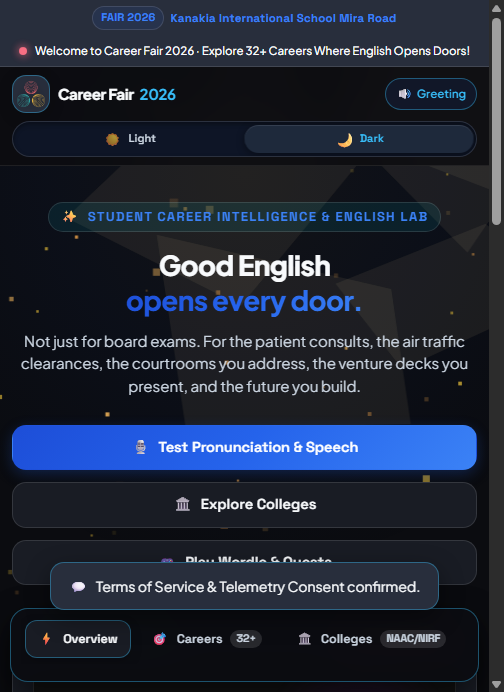
#> input picture artifacts/mobile_emulation/screenshots/01_hero_mobile.png, 504 x 692 px, found by its file name
$ python generate_mobile_emulator_gif.py
#> lines starting #> are read from the running program, lines starting #| are printed output that depends on the picture
import os
from PIL import Image

screenshots_dir = r"D:\TANMAY\careerfair\careerfair\artifacts\mobile_emulation\screenshots"
output_gif = r"D:\TANMAY\careerfair\careerfair\artifacts\mobile_emulation\mobile_emulator_recording.gif"

frame_files = [
    "01_hero_mobile.png",
    "02_careers_mobile.png",
    "03_speech_lab_mobile.png",
    "04_games_mobile.png",
    "05_leaderboard_mobile.png",
    "07_admin_voice_mobile.png"
]

images = []
for f in frame_files:
    p = os.path.join(screenshots_dir, f)
    if os.path.exists(p):
        im = Image.open(p).convert("RGB")
#> im is the input picture: PIL image 504x692 RGB; mean R, G, B 33.2, 40.8, 56.8
        # Resize slightly for optimized gif file size while preserving high visual quality
        im_resized = im.resize((360, int(360 * im.height / im.width)), Image.Resampling.LANCZOS)
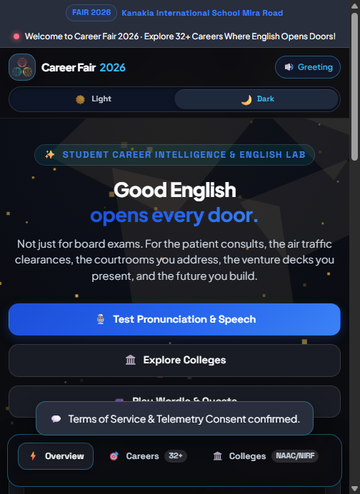
#> im_resized: PIL image 360x494 RGB; mean R, G, B 33.2, 40.8, 56.7
        images.append(im_resized)
        print(f"Loaded frame: {f} ({im.size} -> {im_resized.size})")
#| Loaded frame: 01_hero_mobile.png ((504, 692) -> (360, 494))
#> pass 2 of the loop `for f in frame_files:`:
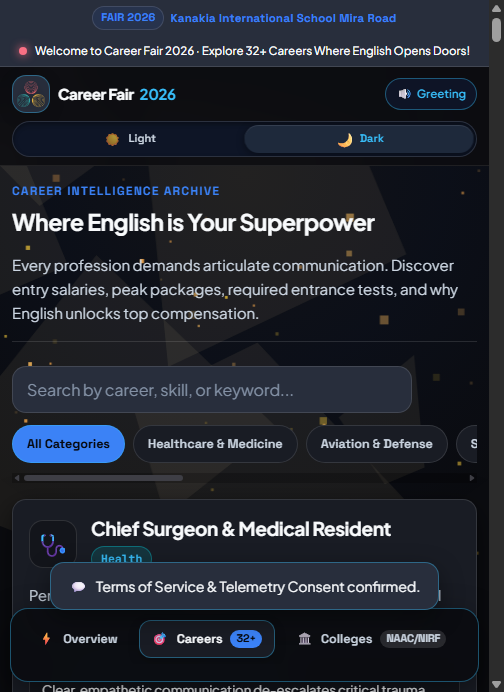
#> input picture artifacts/mobile_emulation/screenshots/02_careers_mobile.png, 504 x 692 px, found by its file name
#> im is the input picture: PIL image 504x692 RGB; mean R, G, B 35.5, 40, 49.4
#> `im_resized = im.resize((360, int(360 * im.height / im.width)), Image.R..`:
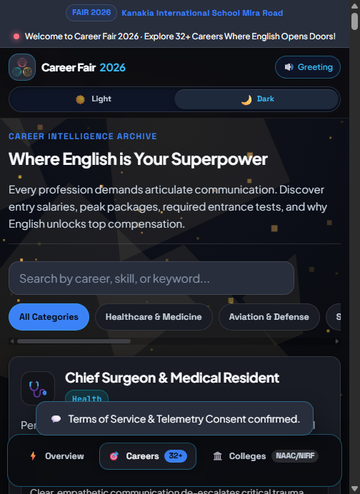
#> im_resized: PIL image 360x494 RGB; mean R, G, B 35.5, 39.9, 49.3
#| Loaded frame: 02_careers_mobile.png ((504, 692) -> (360, 494))
#> pass 3 of the loop `for f in frame_files:`:
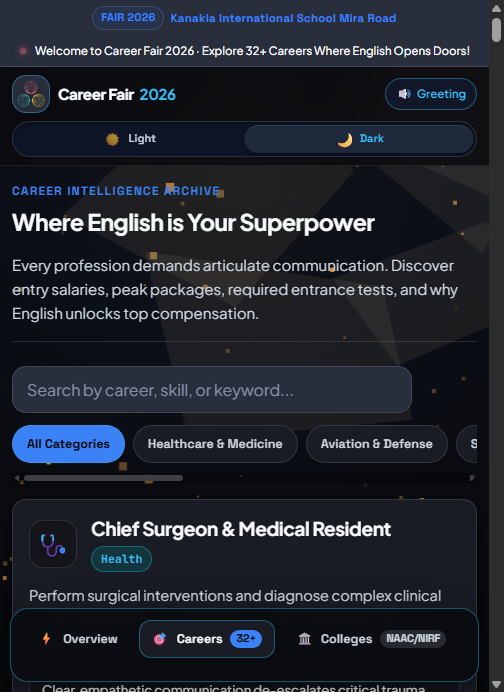
#> input picture artifacts/mobile_emulation/screenshots/03_speech_lab_mobile.png, 504 x 692 px, found by its file name
#> im is the input picture: PIL image 504x692 RGB; mean R, G, B 34.2, 38.6, 47.9
#> `im_resized = im.resize((360, int(360 * im.height / im.width)), Image.R..`:
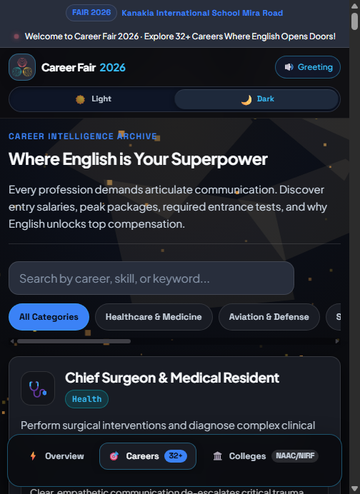
#> im_resized: PIL image 360x494 RGB; mean R, G, B 34.2, 38.6, 47.8
#| Loaded frame: 03_speech_lab_mobile.png ((504, 692) -> (360, 494))
#> the loop made 6 passes; the first 3 are shown

if images:
    images[0].save(
        output_gif,
        save_all=True,
        append_images=images[1:],
        duration=1800, # 1.8s per slide
        loop=0,
        optimize=True
    )
    print(f"SUCCESS: Generated animated GIF recording at {output_gif} ({os.path.getsize(output_gif)} bytes)")
else:
    print("ERROR: No images found")
